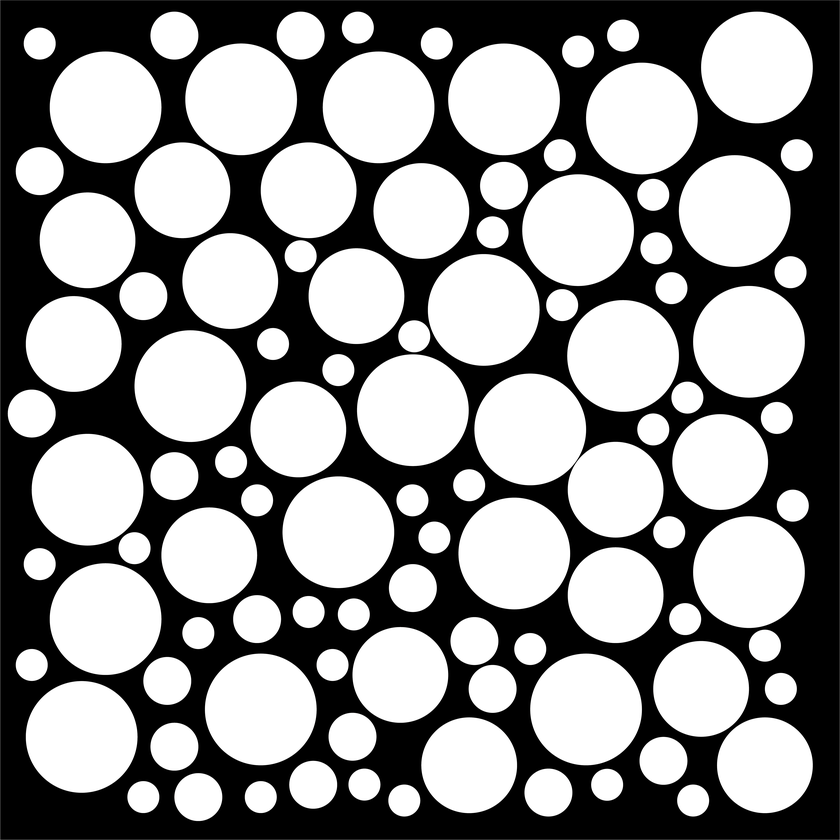
%> input picture FEM/pore_distribution2/mesh_100/mesh_100.png, 840 x 840 px, shrunk from 5267 x 5267 before the run
$ octave find_my_circles.m   (GNU Octave 9; MATLAB toolbox functions it lacks are replaced by stand-ins)
%> lines starting %> are read from the running program, lines starting %| are printed output that depends on the picture; in (x1, y1, x2, y2) boxes, pixels count from 0 and x2, y2 are one past the last pixel; in counts of white or black regions, pixels touching at a corner belong together; the program's own positions count from 1
imm=imread('mesh_100.png');
%> imm is the input picture: size 840x840x3 uint8; mean R, G, B 144.3, 144.3, 144.3
%imm=imread('risorsa.png');
%imm=imread('test_fisico.png');
imm2=im2gray(imm);
immbin=imbinarize(imm2);
%> immbin: size 840x840 logical; 56.5% white; 1 black region, box (x1, y1, x2, y2) and area: (0, 0, 840, 840) 306875
figure;
imshow(immbin)
% COMPLETA ISTRUZIONE
%%
imdistline(gca);
pause();

rmin=input('Minimum radius: '); %95
%> the answer given: 3
rmax=input('Maximum radius: ');% 360
%> the answer given: 3
%%
close all
[centers,radii,metric] = imfindcircles(immbin,[rmin,rmax],'ObjectPolarity','bright','Sensitivity',0.94);
%> centers = 117 rows, first 12: [522.3 250.5; 418.9 429; 32.24 414.1; 40.27 171.6; 32.18 665.6; 40.19 44.07; 40.14 564.5; 74.25 344.5; 82.15 737.4; 88.06 490.2; 46 389; 48 390]; radii = 117 values from 3 to 3
figure();imshow(immbin);
hold on;
viscircles(centers, radii,'EdgeColor','b');
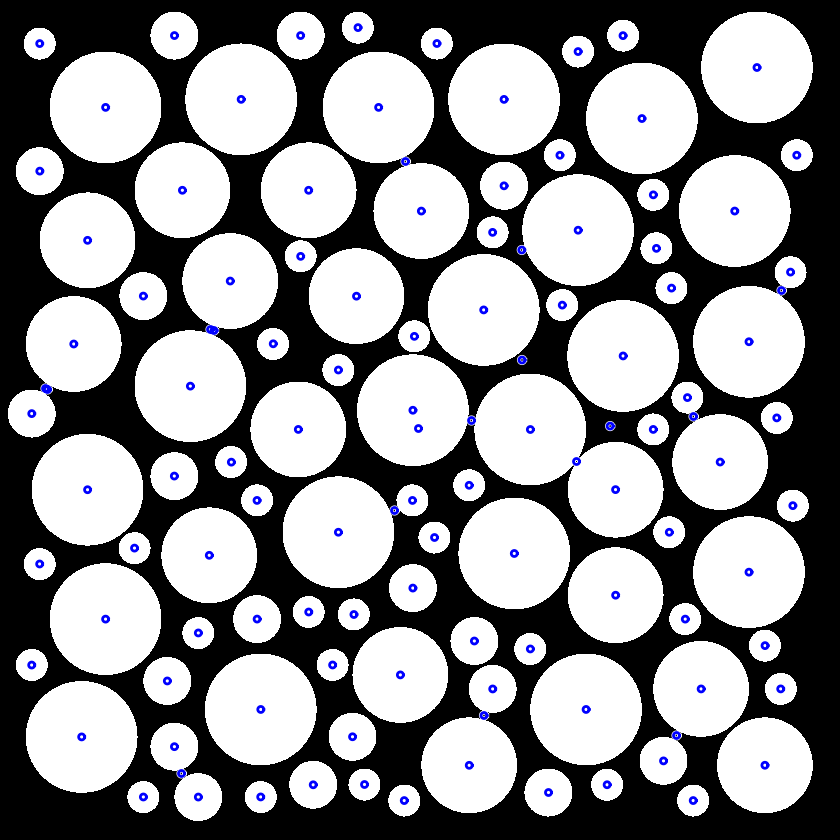
%> figure redrawn from the program's plot data
hold on;
%text(centers(:,1),centers(:,2),num2str(metric));
%%
clear raggi centri
for i=1:length(centers(:,1))
centri(i,2)=length(imm(:,2))-centers(i,2);
centri(i,1)=centers(i,1);
end
%> this loop made 117 passes
%> after the loop, centri = 117 rows, first 12: [522.3 589.5; 418.9 411; 32.24 425.9; 40.27 668.4; 32.18 174.4; 40.19 795.9; 40.14 275.5; 74.25 495.5; 82.15 102.6; 88.06 349.8; 46 451; 48 450]
centri=round((centri.*(length(imm(:,2))/1000))./length(imm(:,2)),2);
%> centri = 117 rows, first 12: [0.52 0.59; 0.42 0.41; 0.03 0.43; 0.04 0.67; 0.03 0.17; 0.04 0.8; 0.04 0.28; 0.07 0.5; 0.08 0.1; 0.09 0.35; 0.05 0.45; 0.05 0.45]
raggi=round(radii.*(length(imm(:,2))/1000)./length(imm(:,2)),2);
%> raggi = 117 values from 0 to 0
save('radii.mat','raggi');
save('centers.mat','centri');

%%
%> (the run ends here)

$ run again, with FEM/pore_distribution2/mesh_50/test_fisico.png copied over FEM/pore_distribution2/mesh_100/mesh_100.png
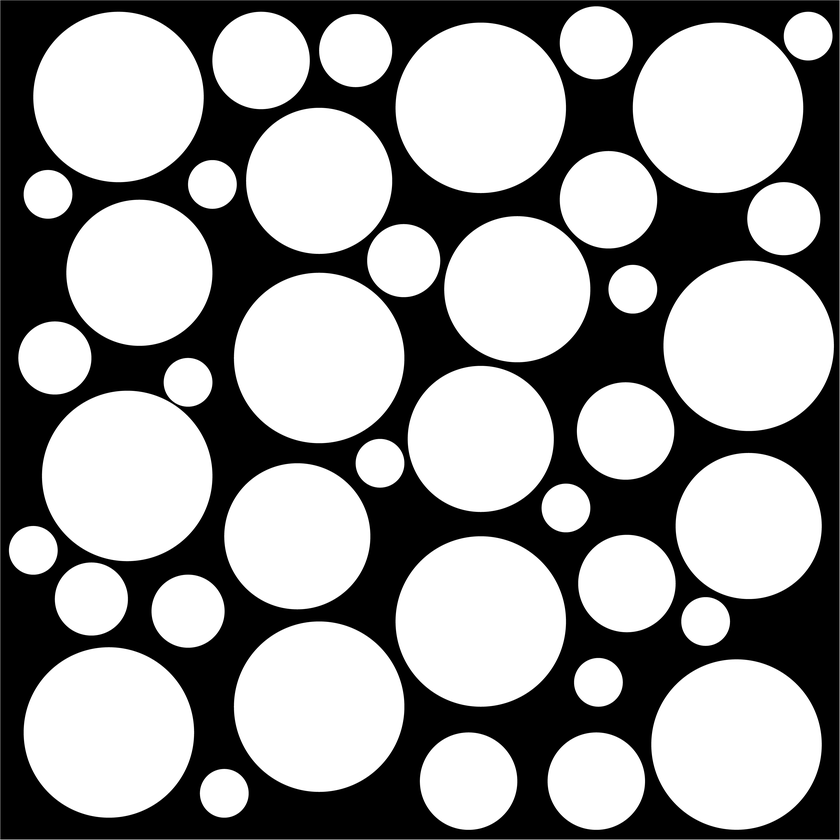
%> input picture FEM/pore_distribution2/mesh_50/test_fisico.png, 840 x 840 px, shrunk from 3451 x 3451 before the run
%> imm is the input picture: size 840x840x3 uint8; min 0, max 255, mean 153.5
%> immbin: size 840x840 logical; 60% white; 1 black region, box (x1, y1, x2, y2) and area: (0, 0, 840, 840) 281983
%> centers = 44 rows, first 12: [413.9 437.3; 33.89 550.9; 55.33 358.5; 48.54 194.9; 109.4 732.9; 119 97.47; 127.7 476.5; 91.79 599.5; 139.9 273.3; 113 564; 188.5 611.7; 188.5 382.8]; radii = 44 values from 3 to 3
%> `viscircles(centers, radii,'EdgeColor','b');`:
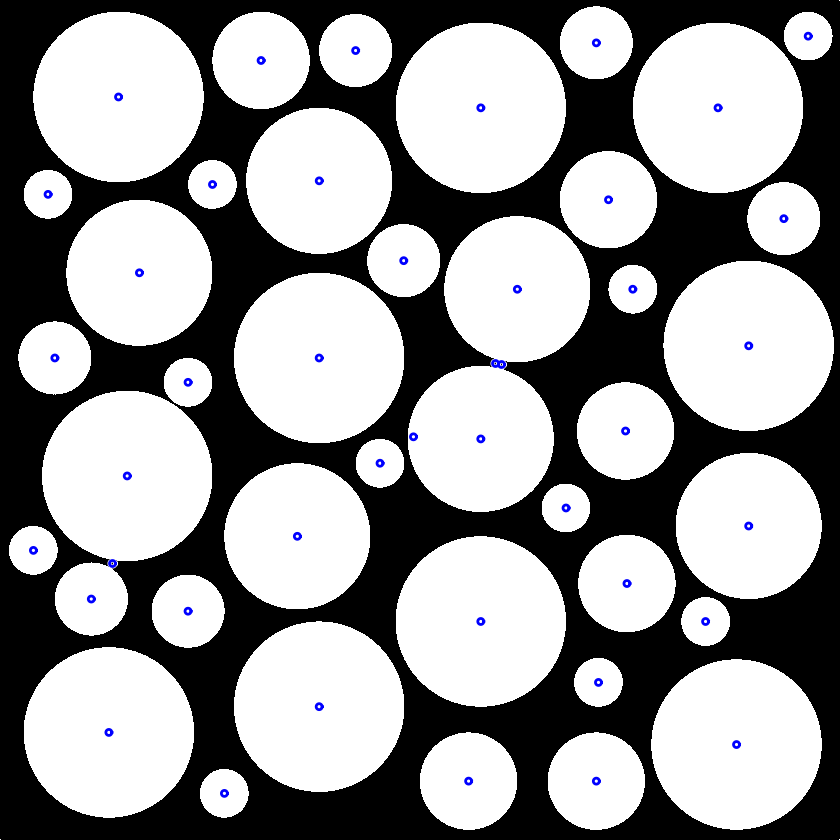
%> figure redrawn from the program's plot data
%> the loop `for i=1:length(centers(:,1))` made 44 passes
%> after the loop `for i=1:length(centers(:,1))`: centri = 44 rows, first 12: [413.9 402.7; 33.89 289.1; 55.33 481.5; 48.54 645.1; 109.4 107.1; 119 742.5; 127.7 363.5; 91.79 240.5; 139.9 566.7; 113 276; 188.5 228.3; 188.5 457.2]
%> `centri=round((centri.*(length(imm(:,2))/1000))./length(imm(:,2)),2);`: centri = 44 rows, first 12: [0.41 0.4; 0.03 0.29; 0.06 0.48; 0.05 0.65; 0.11 0.11; 0.12 0.74; 0.13 0.36; 0.09 0.24; 0.14 0.57; 0.11 0.28; 0.19 0.23; 0.19 0.46]
%> raggi = 44 values from 0 to 0
